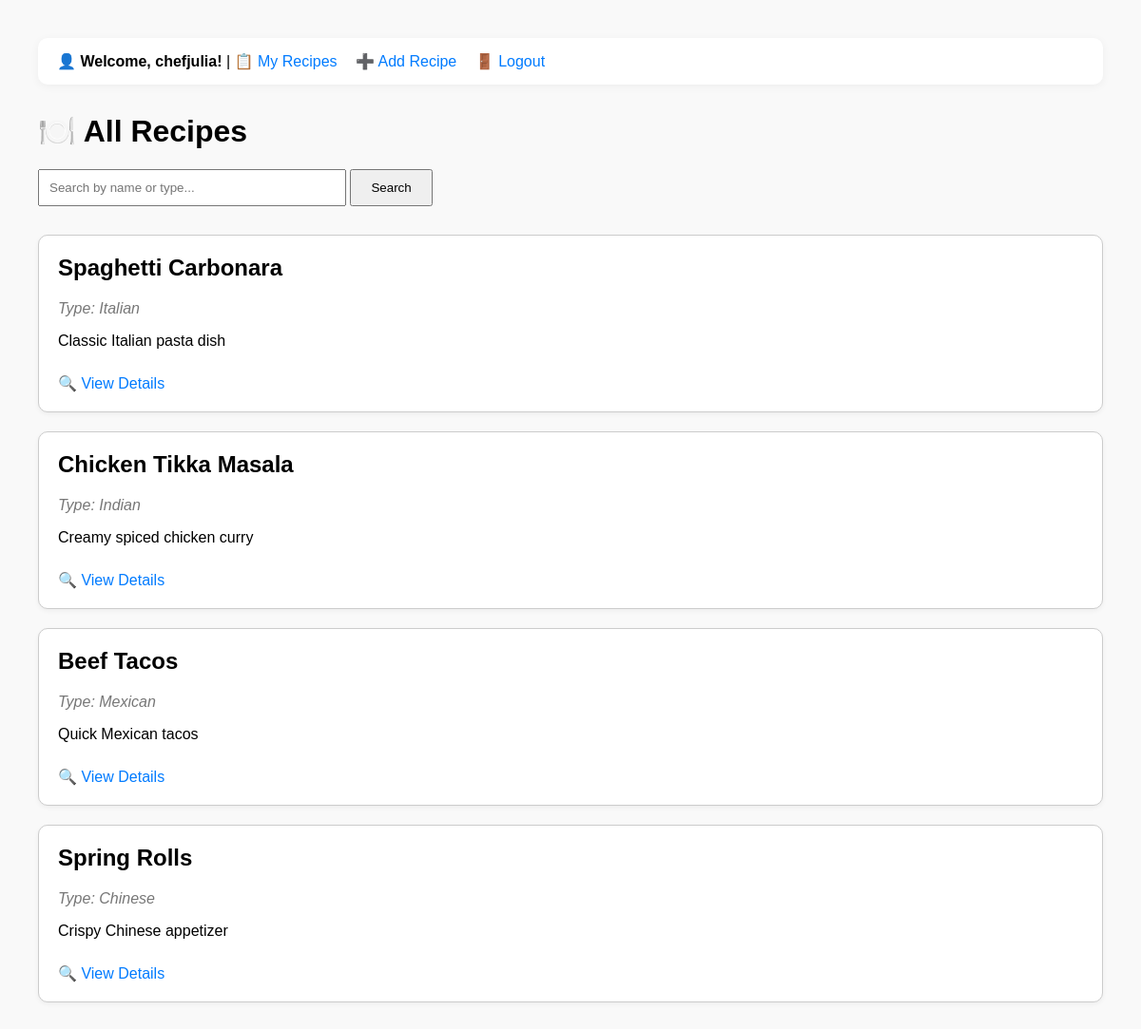
/index.php (signed in), run on the app's committed database.
### tables this page shows
CREATE TABLE `recipes` (
  `rid` int(11) NOT NULL,
  `name` varchar(50) NOT NULL,
  `description` varchar(300) DEFAULT NULL,
  `type` enum('French','Italian','Chinese','Indian','Mexican','Others') NOT NULL,
  `Cookingtime` int(4) ,
  `ingredients` varchar(1000) ,
  `instructions` varchar(1000) ,
  `image` varchar(200),
  `uid` int(11) UNSIGNED NOT NULL
);

### index.php (the view, shortened to what this page needs)
<?php
include 'db.php';
$search = $_GET['search'] ?? '';
$sql = "SELECT rid, name, type, description FROM recipes";
if (!empty($search)) {
    $searchTerm = "%" . $conn->real_escape_string($search) . "%";
    $stmt = $conn->prepare("SELECT rid, name, type, description FROM recipes WHERE name LIKE ? OR type LIKE ?");
    $stmt->bind_param("ss", $searchTerm, $searchTerm);
    $stmt->execute();
    $result = $stmt->get_result();
} else {
    $result = $conn->query($sql);
}
?>
<!DOCTYPE html>
<html>
<head>
</head>
<body>
<div class="topbar">
    <?php if (isset($_SESSION['uid'])): ?>
        <strong>👤 Welcome, <?php echo htmlspecialchars($_SESSION['username']); ?>!</strong> |
        <a href="my_recipes.php">📋 My Recipes</a>
        <a href="add_recipe.php">➕ Add Recipe</a>
        <a href="logout.php">🚪 Logout</a>
    <?php else: ?>
        <a href="login.php">🔐 Login</a>
        <a href="register.php">📝 Register</a>
    <?php endif; ?>
</div>
<h1>🍽️ All Recipes</h1>
<form method="GET" action="index.php">
    <input type="text" name="search" placeholder="Search by name or type..." value="<?php echo htmlspecialchars($search); ?>" />
    <input type="submit" value="Search" />
</form>
<?php
if ($result->num_rows > 0) {
    while($row = $result->fetch_assoc()) {
        echo "<div class='recipe'>";
        echo "<h2>" . htmlspecialchars($row['name']) . "</h2>";
        echo "<p class='type'>Type: " . htmlspecialchars($row['type']) . "</p>";
        echo "<p>" . htmlspecialchars($row['description']) . "</p>";
        echo "<a class='view-link' href='view_recipe.php?rid=" . $row['rid'] . "'>🔍 View Details</a>";
        echo "</div>";
    }
} else {
    echo "<p>No recipes found.</p>";
}
?>
</body>
</html>

### index.php (style rules this page uses)
body { font-family: Arial; margin: 40px; background: #f9f9f9; }
.topbar { margin-bottom: 30px; background: #fff; padding: 15px 20px; border-radius: 10px; box-shadow: 0 2px 10px rgba(0,0,0,0.05); }
.topbar a { margin-right: 15px; text-decoration: none; color: #007bff; }
form { margin-bottom: 30px; }
input[type="text"] { padding: 10px; width: 300px; }
input[type="submit"] { padding: 10px 20px; }
.recipe { border: 1px solid #ccc; padding: 20px; margin-bottom: 20px; background: white; border-radius: 10px; box-shadow: 0 2px 5px rgba(0,0,0,0.05); }
.recipe h2 { margin-top: 0; }
.type { font-style: italic; color: #777; }
.view-link { display: inline-block; margin-top: 10px; color: #007bff; text-decoration: none; }

### data on the page
recipes: name "Spaghetti Carbonara", type "Italian", description "Classic Italian pasta dish"
recipes: name "Chicken Tikka Masala", type "Indian", description "Creamy spiced chicken curry"
recipes: name "Beef Tacos", type "Mexican", description "Quick Mexican tacos"
recipes: name "Spring Rolls", type "Chinese", description "Crispy Chinese appetizer"

### other printed values
$_SESSION['username'] "chefjulia"
